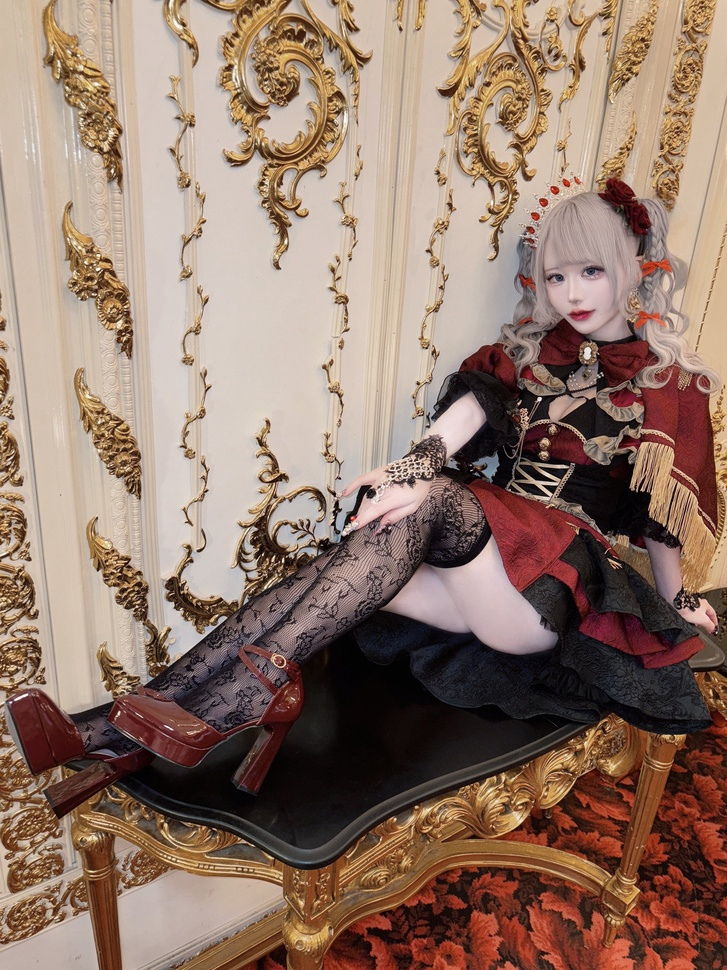
#> input picture source.jpg, 727 x 970 px, shrunk from 2867 x 3823 before the run
$ python test.py
#> lines starting #> are read from the running program, lines starting #| are printed output that depends on the picture
#> further down, src is the input picture: shape (970, 727, 3); mean B, G, R 105.9, 120.1, 145.9
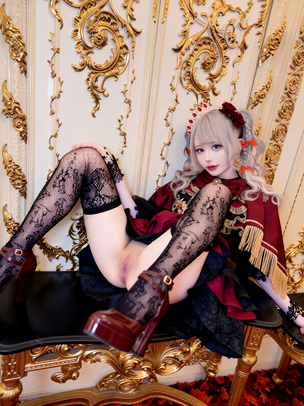
#> input picture target.png, 304 x 406 px, shrunk from 1200 x 1600 before the run
#> further down, tgt is the input picture: shape (406, 304, 3); mean B, G, R 103.1, 116.3, 148.3
import cv2
import numpy as np

def color_transfer(source, target):
    # 转换到 LAB 颜色空间
    source = cv2.cvtColor(source, cv2.COLOR_BGR2LAB).astype("float32")
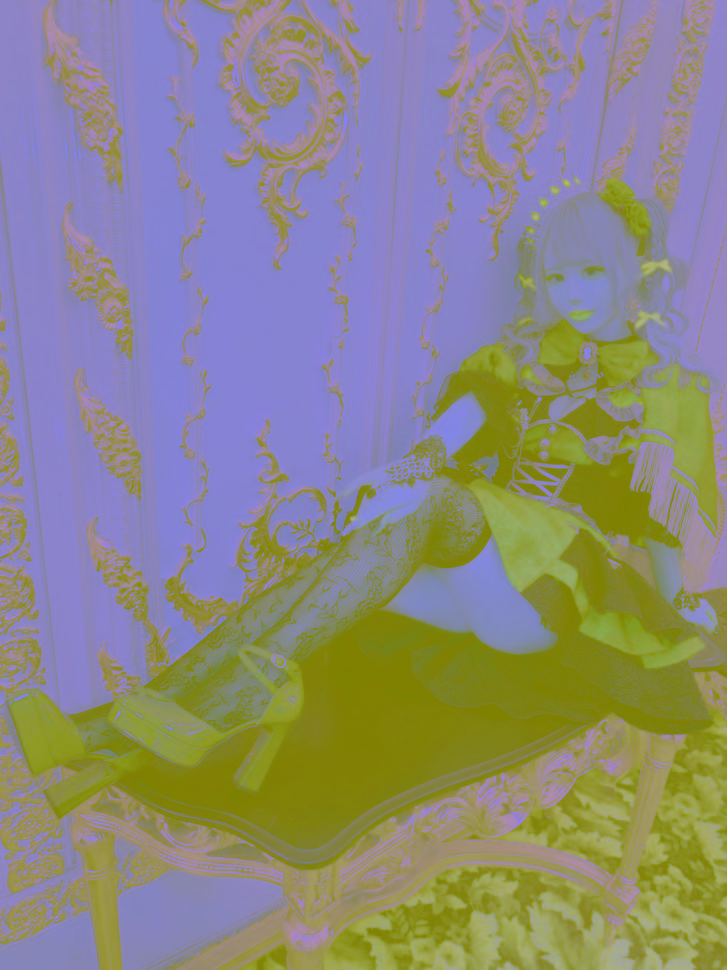
#> source: shape (970, 727, 3) float32; mean of channels 0, 1, 2 131.1, 136.4, 140.1; drawn as B, G, R
    target = cv2.cvtColor(target, cv2.COLOR_BGR2LAB).astype("float32")
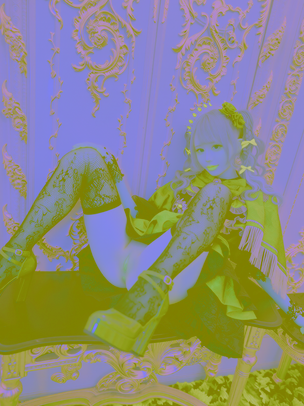
#> target: shape (406, 304, 3) float32; mean of channels 0, 1, 2 129.3, 139.2, 140.5; drawn as B, G, R

    # 分离通道
    (lMeanSrc, aMeanSrc, bMeanSrc) = [source[..., i].mean() for i in range(3)]
#> lMeanSrc = 131.2; aMeanSrc = 136.5; bMeanSrc = 140
    (lStdSrc, aStdSrc, bStdSrc) = [source[..., i].std() for i in range(3)]
#> lStdSrc = 72.06; aStdSrc = 9; bStdSrc = 10.49
    (lMeanTar, aMeanTar, bMeanTar) = [target[..., i].mean() for i in range(3)]
#> lMeanTar = 129.3; aMeanTar = 139.2; bMeanTar = 140.5
    (lStdTar, aStdTar, bStdTar) = [target[..., i].std() for i in range(3)]
#> lStdTar = 79.02; aStdTar = 10.03; bStdTar = 14.74

    # 调整目标图像通道
    (l, a, b) = cv2.split(target)
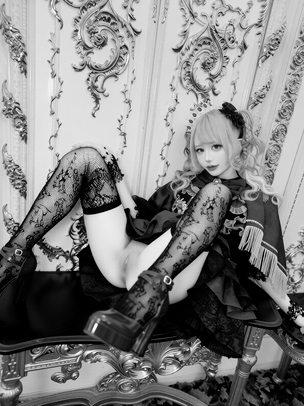
#> l: shape (406, 304) float32; min 0, max 255, mean 129.3
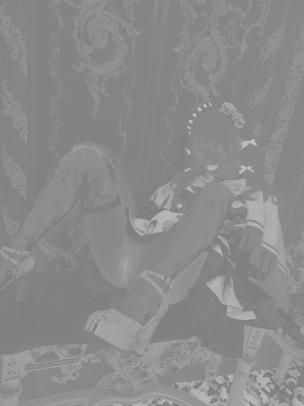
#> a: shape (406, 304) float32; min 123, max 196, mean 139.2
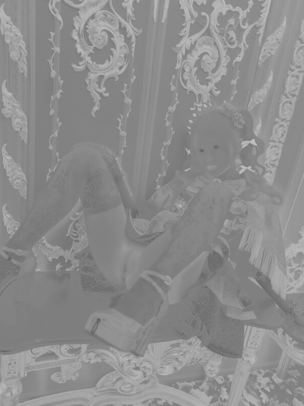
#> b: shape (406, 304) float32; min 98, max 191, mean 140.5
    l = ((l - lMeanTar) * (lStdSrc / lStdTar)) + lMeanSrc
    a = ((a - aMeanTar) * (aStdSrc / aStdTar)) + aMeanSrc
    b = ((b - bMeanTar) * (bStdSrc / bStdTar)) + bMeanSrc
    transfer = cv2.merge([l, a, b])
    transfer = np.clip(transfer, 0, 255).astype("uint8")

    # 转回 BGR
    return cv2.cvtColor(transfer, cv2.COLOR_LAB2BGR)
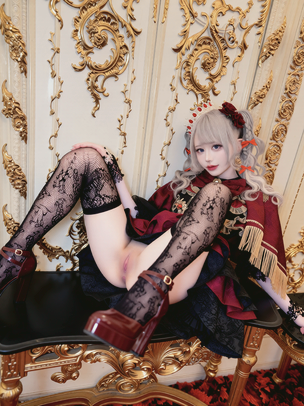
#> returned value: shape (406, 304, 3); mean B, G, R 106.5, 120.3, 144.9

# 示例
src = cv2.imread("source.jpg")  # 想要的色调
tgt = cv2.imread("target.png")  # 需要调整的图片
matched = color_transfer(src, tgt)
cv2.imwrite("matched.png", matched)
